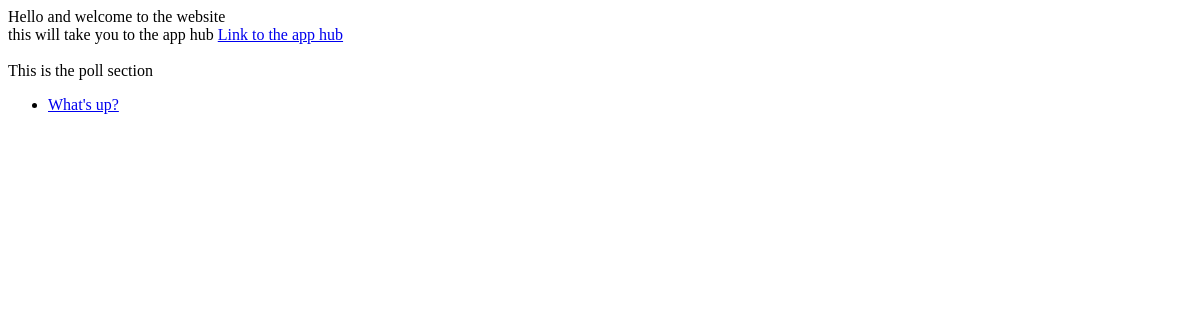
The app's page /playground/, older data.
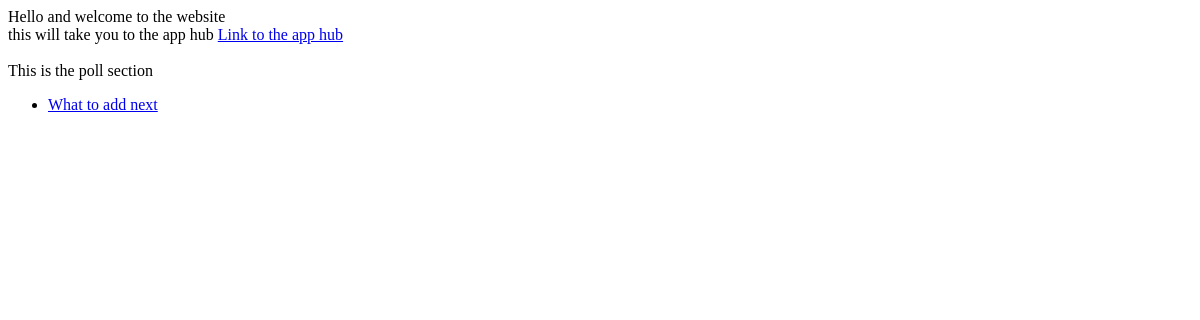
The same page, newer data.
### playground/models.py (models this page shows, shortened)
class Question(models.Model):
    question_text = models.CharField(max_length=200)
    pub_date = models.DateTimeField('date published')

### playground/views.py (the view)
# urls.py: path('', views.IndexView.as_view(), name='index'),
class IndexView(generic.ListView):
    template_name = 'polls/index.html'
    context_object_name = 'latest_question_list'
    def get_queryset(self):
        return Question.objects.order_by('-pub_date')[:5]

### playground/templates/polls/index.html
<html>
<body>
    <p>
        Hello and welcome to the website <br>
        this will take you to the app hub  <a href="main/">Link to the app hub</a><br>
        <br>This is the poll section
    </p>
{% if latest_question_list %}
    <ul>
    {% for question in latest_question_list %}
    <li><a href="{% url 'polls:detail' question.id %}">{{ question.question_text }}</a></li>
    {% endfor %}
    </ul>
{% else %}
    <p>No polls are available.</p>
{% endif %}
</body>
</html>

Row changes from the older to the newer data that the page shows:
removed Question: question_text "What's up?"
added Question: question_text "What to add next"
